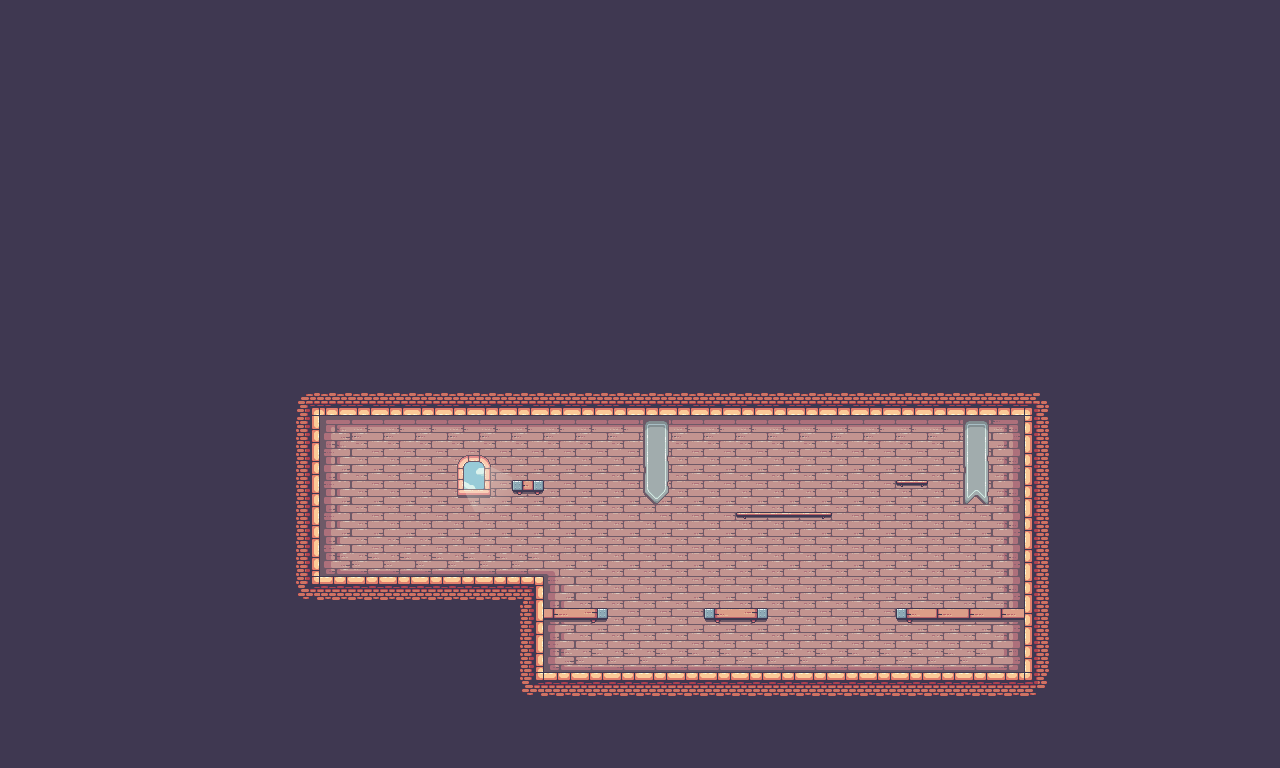

This is a level from a 2D game, rendered from its Tiled map with the project's own tilesets. A one-line summary and the map file follow, with tile-layer data summarised:
An orthogonal 40x24 tile map with 32x32 px tiles, 3 tile layers (bg, decoration, platforms), 2 tilesets and 13 objects (2x Platform, Player).

<map version="1.10" tiledversion="1.11.1" orientation="orthogonal" renderorder="right-down" width="40" height="24" tilewidth="32" tileheight="32" infinite="0" nextlayerid="7" nextobjectid="19">
 <tileset firstgid="1" source="terrain.tsx" />
 <tileset firstgid="248" source="decoration.tsx" />
 <group id="6" name="offset">
  <layer id="1" name="bg" width="40" height="24">
   <data>[960 cells, 960 non-empty, 20 distinct tile ids]</data>
  </layer>
  <layer id="2" name="decoration" width="40" height="24">
   <data>[960 cells, 4 non-empty, 4 distinct tile ids]</data>
  </layer>
  <layer id="4" name="platforms" width="40" height="24">
   <data>[960 cells, 19 non-empty, 12 distinct tile ids]</data>
  </layer>
 </group>
 <objectgroup id="5" name="Collisions">
  <object id="7" x="288" y="416" width="32" height="192" />
  <object id="8" x="320" y="384" width="704" height="32" />
  <object id="9" x="1024" y="416" width="32" height="256" />
  <object id="10" x="544" y="672" width="480" height="32" />
  <object id="11" x="512" y="608" width="32" height="64" />
  <object id="12" x="320" y="576" width="224" height="32" />
  <object id="13" x="896" y="608" width="128" height="32" />
  <object id="14" x="704" y="608" width="64" height="32" />
  <object id="15" x="544" y="608" width="64" height="32" />
  <object id="16" x="512" y="480" width="32" height="32" />
  <object id="17" type="Platform" x="736" y="512" width="96" height="32" />
  <object id="18" type="Platform" x="896" y="480" width="32" height="32" />
 </objectgroup>
 <objectgroup id="3" name="spawn_points">
  <object id="6" name="Player" type="Player" x="384" y="512" width="78" height="58" />
 </objectgroup>
</map>
